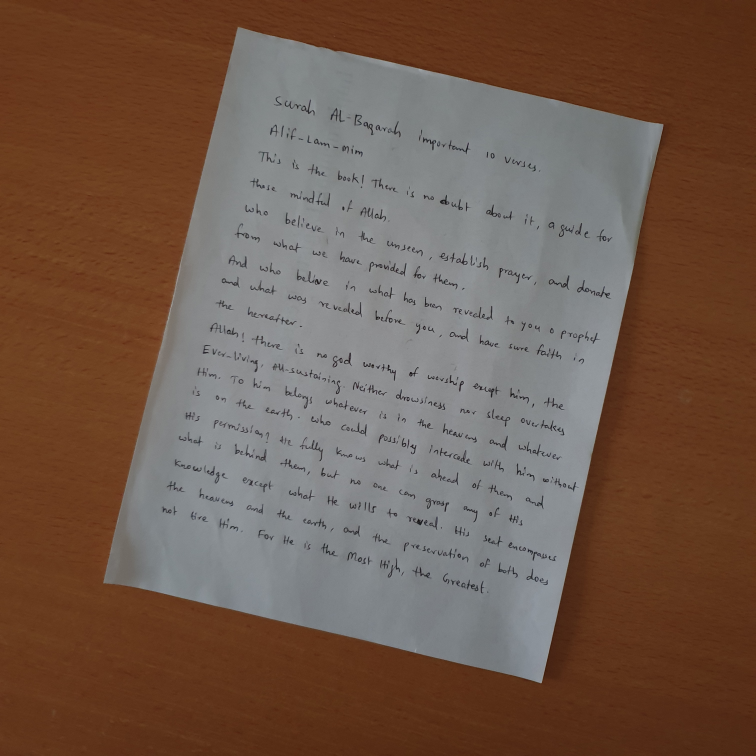
#> input picture English HTR/1.jpg, 3024 x 3024 px, given as the content of the folder ../line segment images/, which was not available (shown at 1/4 size)
$ python -i word_segmentation.py   (imports and definitions only)
#> lines starting #> are read from the running program, lines starting #| are printed output that depends on the picture; after the words box and inside, x2 and y2 are one past the last pixel; in counts of white or black regions, pixels touching at a corner belong together; pictures that were not available may be replaced by others from this repository, and a replacement may not be noted
import cv2
import numpy as np
import matplotlib.pyplot as plt
from line_segmentation import line_segmentation, createFolder
import os
#import glob
import re

def natural_sort(l):
    convert = lambda text: int(text) if text.isdigit() else text.lower()
    alphanum_key = lambda key: [ convert(c) for c in re.split('([0-9]+)', key) ]
    return sorted(l, key = alphanum_key)

def words(img, minArea=0):
    _, th1 = cv2.threshold(img, 127, 255, cv2.THRESH_BINARY_INV+cv2.THRESH_OTSU)
    kernel = cv2.getStructuringElement(cv2.MORPH_OPEN, (9, 15))
    dil = cv2.dilate(th1, kernel, iterations=3)
    contours, hier = cv2.findContours(dil, cv2.RETR_EXTERNAL, cv2.CHAIN_APPROX_SIMPLE)
    res = []
    for c in contours:
        if cv2.contourArea(c) < minArea:
            continue
        currBox = cv2.boundingRect(c)
        (x, y, w, h) = currBox
        currImg = img[y:y+h, x:x+w]
        res.append((currBox, currImg))
    #contuors.sort(key=lambda x:get_contour_precedence(x, contour.shape[1]))
    return sorted(res, key=lambda entry:entry[0][0])

def word_segmentation(imgFiles):
#> called with imgFiles = '../1.jpg'
    imgFiles = os.listdir('../line segment images/')
    line_segs = natural_sort(imgFiles)
    for (i,f) in enumerate(line_segs):
        print('Segmenting words of %s'%f)
        img = cv2.imread('../line segment images/%s'%f, 0)
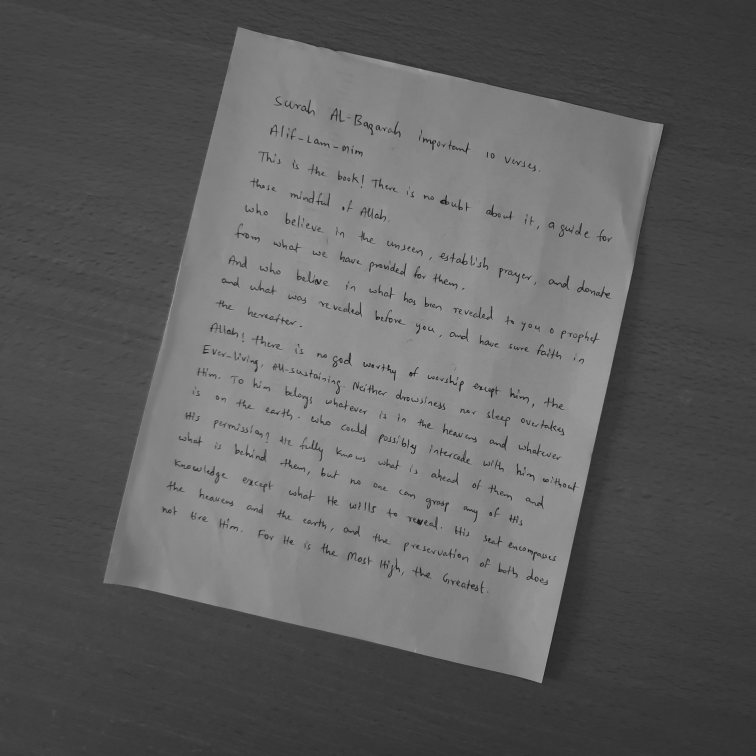
#> img: shape (3024, 3024) (shown at 1/4 size); min 0, max 181, mean 95
        res = words(img, minArea=2000)
#> in words, `_, th1 = cv2.threshold(img, 127, 255, cv2.THRESH_BINARY_INV+cv2.THRESH..`:
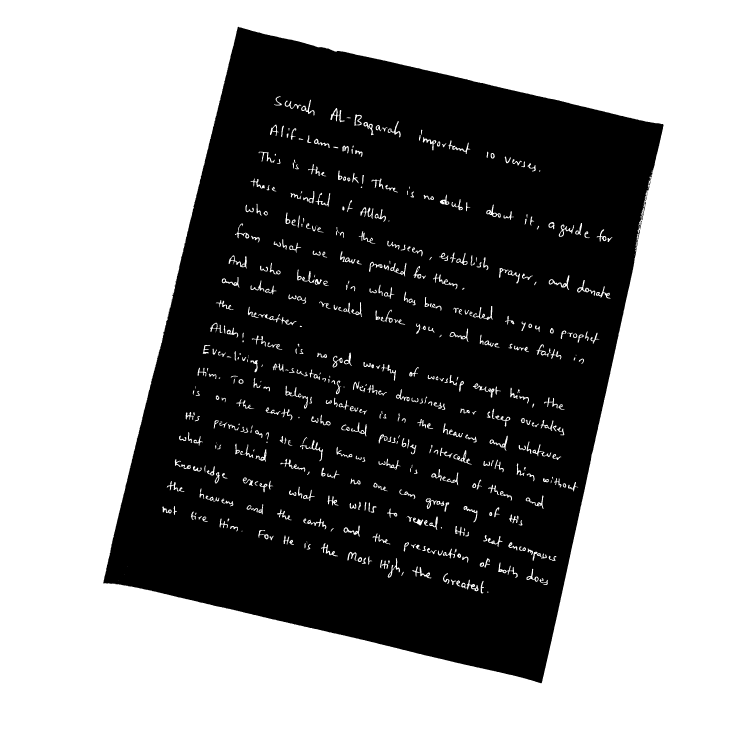
#> th1: shape (3024, 3024) (shown at 1/4 size); 57.3% white; 276 black regions (121 under 20 px), largest, box (x1, y1, x2, y2) and area: (413, 107, 2654, 2733) 3894248, (1422, 463, 1443, 499) 439, (1090, 504, 1105, 525) 225
#> in words, `dil = cv2.dilate(th1, kernel, iterations=3)`:
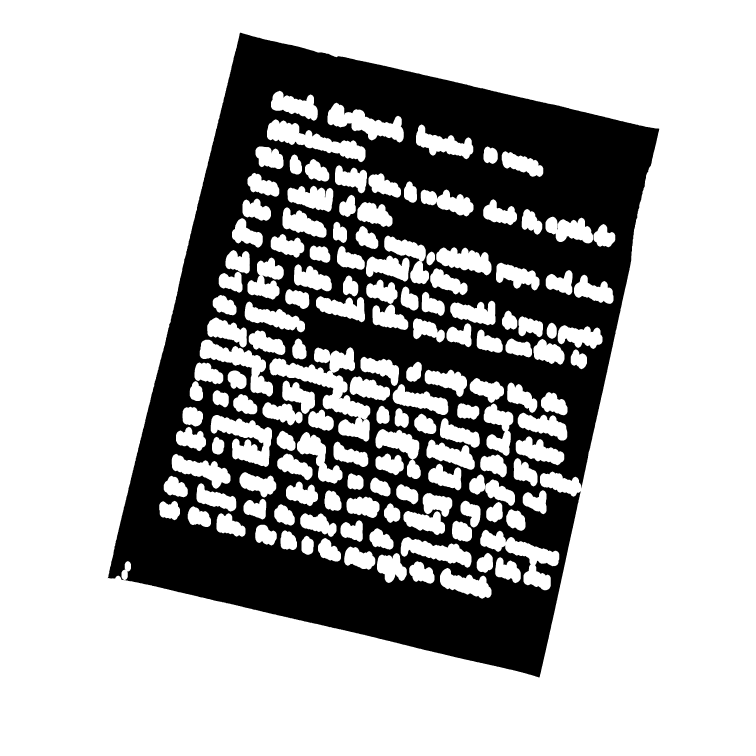
#> dil: shape (3024, 3024) (shown at 1/4 size); 70.5% white; 3 black regions (2 under 20 px), largest, box (x1, y1, x2, y2) and area: (431, 131, 2637, 2710) 2694086
#> in words, `contours, hier = cv2.findContours(dil, cv2.RETR_EXTERNAL, cv2.CHAIN_AP..`: contours = [[[0, 0], [0, 3023], [3023, 3023], [3023, 0]]]
#> the loop in words, `for c in contours:` made 1 pass
#> (c, x, y, w, h) on pass 1: ([[0, 0], [0, 3023], [3023, 3023], [3023, 0]], 0, 0, 3024, 3024)
#> after the loop in words, `for c in contours:`: res = 1 item
#> res = 1 item
        if not os.path.exists('../word segment images/%s'%f):
            createFolder('../word segment images/%s'%f)
            #os.mkdir('../word segment images/%s'%f)
            print('Segmented into %d words'%len(res))
        for (j, w) in enumerate(res):
            (wordBox, wordImg) = w
            (x, y, w, h) = wordBox
            cv2.imwrite('../word segment images/%s/%d.jpg'%(f, j), wordImg) # save word
            cv2.rectangle(img,(x,y),(x+w,y+h),0,1) # draw bounding box in summary image
#> this loop made 1 pass
#> (x, y, h) on pass 1: (0, 0, 3024)
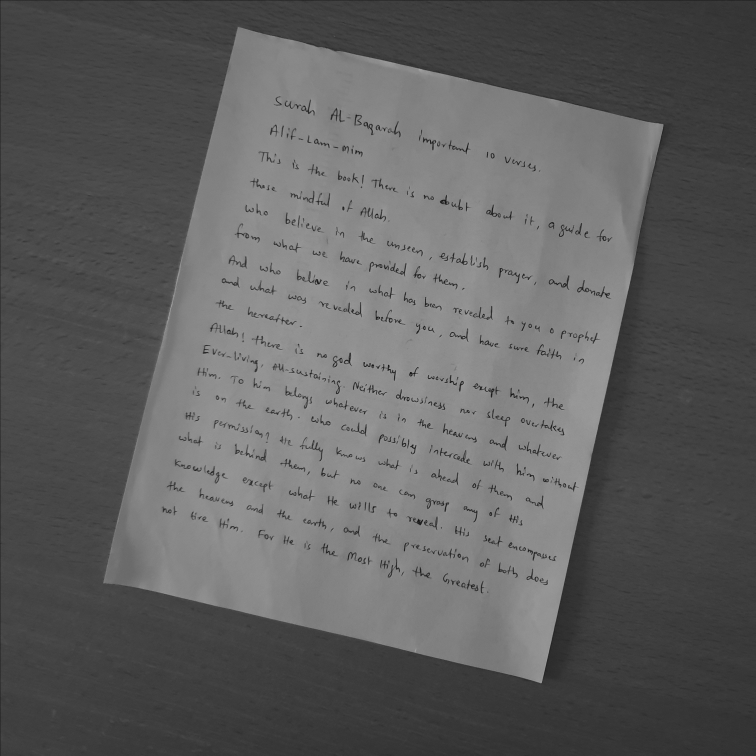
#> img: shape (3024, 3024) (shown at 1/4 size); 0.07% of pixels changed, all inside (x1, y1, x2, y2) = (0, 0, 3024, 3024)

        # output summary image with bounding boxes around words
        cv2.imwrite('../word segment images/%s/summary.jpg'%f, img)


>>> result = word_segmentation('../1.jpg')

$ run again, on English HTR/3.jpg
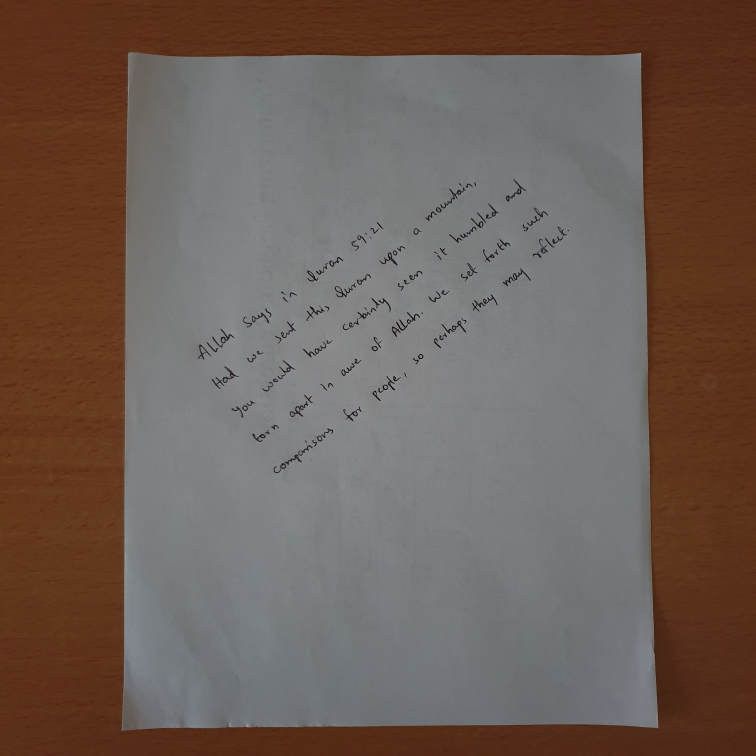
#> input picture English HTR/3.jpg, 3024 x 3024 px, given as the content of the folder ../line segment images/, which was not available (shown at 1/4 size)
#> in words, `_, th1 = cv2.threshold(img, 127, 255, cv2.THRESH_BINARY_INV+cv2.THRESH..`:
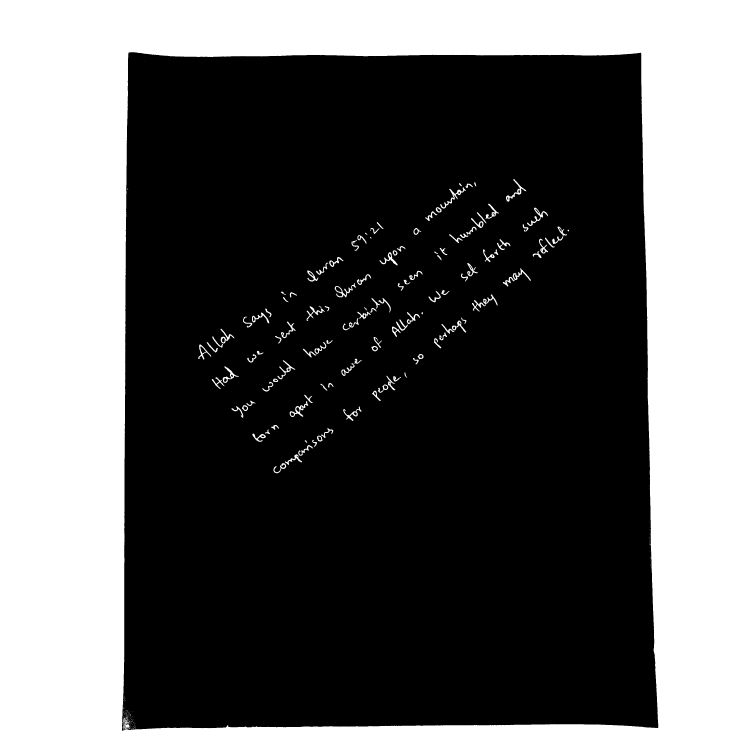
#> th1: shape (3024, 3024) (shown at 1/4 size); 39.1% white; 303 white regions (180 under 20 px), largest, box (x1, y1, x2, y2) and area: (0, 0, 3024, 3024) 3530345, (1761, 749, 1863, 834) 1307, (1888, 1178, 1991, 1246) 1283
#> dil: shape (3024, 3024); 44.3% white; 40 white regions, largest, box (x1, y1, x2, y2) and area: (0, 0, 3024, 3024) 3689543, (1082, 1692, 1345, 1914) 18481, (1785, 794, 2008, 994) 17029
#> contours = [[[0, 0], [0, 3023], [3023, 3023], [3023, 0]]]
#> the loop in words, `for c in contours:` made 1 pass
#> (c, x, y, w, h) on pass 1: ([[0, 0], [0, 3023], [3023, 3023], [3023, 0]], 0, 0, 3024, 3024)
#> after the loop in words, `for c in contours:`: res = 1 item
#> the loop in word_segmentation, `for (j, w) in enumerate(res):` made 1 pass
#> (x, y, h) on pass 1: (0, 0, 3024)
#> after the loop in word_segmentation, `for (j, w) in enumerate(res):`:
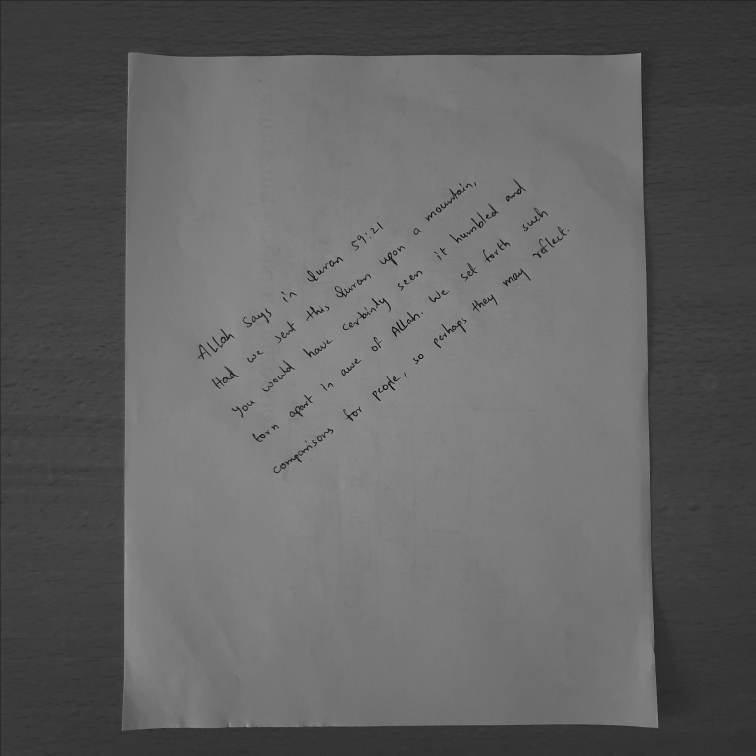
#> img: shape (3024, 3024) (shown at 1/4 size); min 0, max 176, mean 98.1

$ run again, on English HTR/4.jpg
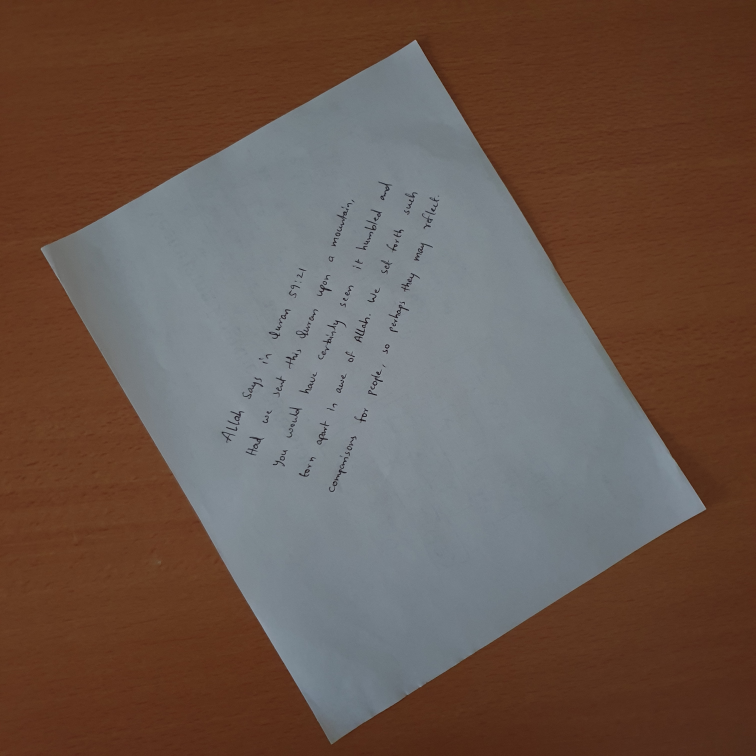
#> input picture English HTR/4.jpg, 3024 x 3024 px, given as the content of the folder ../line segment images/, which was not available (shown at 1/4 size)
#> in words, `_, th1 = cv2.threshold(img, 127, 255, cv2.THRESH_BINARY_INV+cv2.THRESH..`:
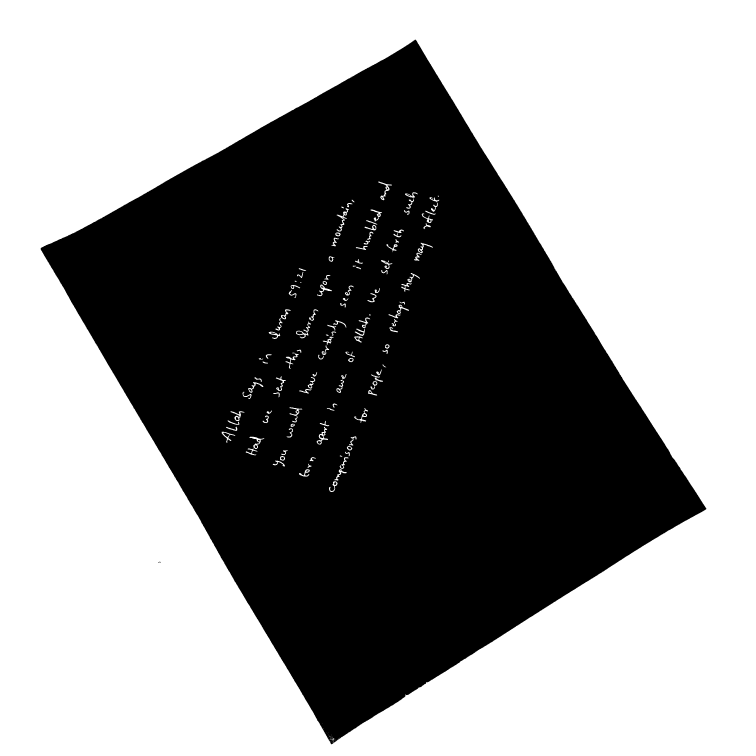
#> th1: shape (3024, 3024) (shown at 1/4 size); 57.8% white; 58 black regions (13 under 20 px), largest, box (x1, y1, x2, y2) and area: (163, 159, 2826, 2977) 3857330, (893, 1731, 918, 1749) 233, (1187, 1325, 1211, 1337) 198
#> dil: shape (3024, 3024); 61.9% white; 3 black regions (2 under 20 px), largest, box (x1, y1, x2, y2) and area: (184, 182, 2802, 2938) 3481982
#> contours = [[[0, 0], [0, 3023], [3023, 3023], [3023, 0]]]
#> the loop in words, `for c in contours:` made 1 pass
#> (c, x, y, w, h) on pass 1: ([[0, 0], [0, 3023], [3023, 3023], [3023, 0]], 0, 0, 3024, 3024)
#> after the loop in words, `for c in contours:`: res = 1 item
#> the loop in word_segmentation, `for (j, w) in enumerate(res):` made 1 pass
#> (x, y, h) on pass 1: (0, 0, 3024)
#> after the loop in word_segmentation, `for (j, w) in enumerate(res):`:
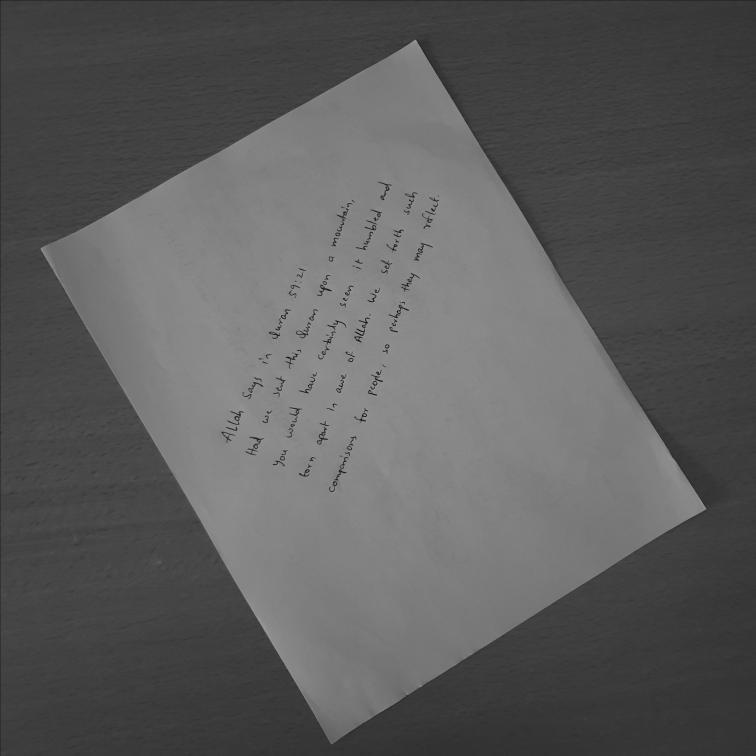
#> img: shape (3024, 3024) (shown at 1/4 size); min 0, max 174, mean 91.4
